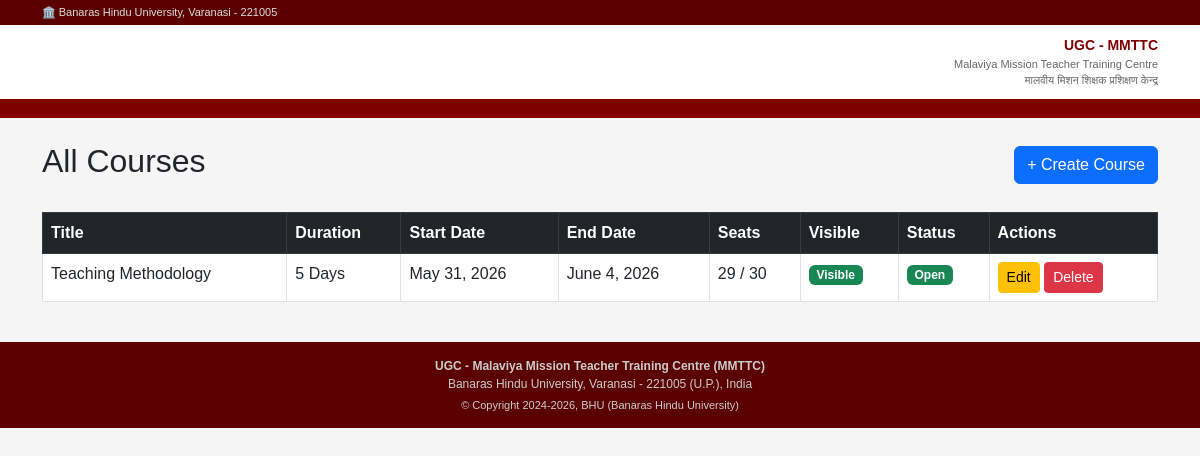
Before: /courses/ with the older database file.
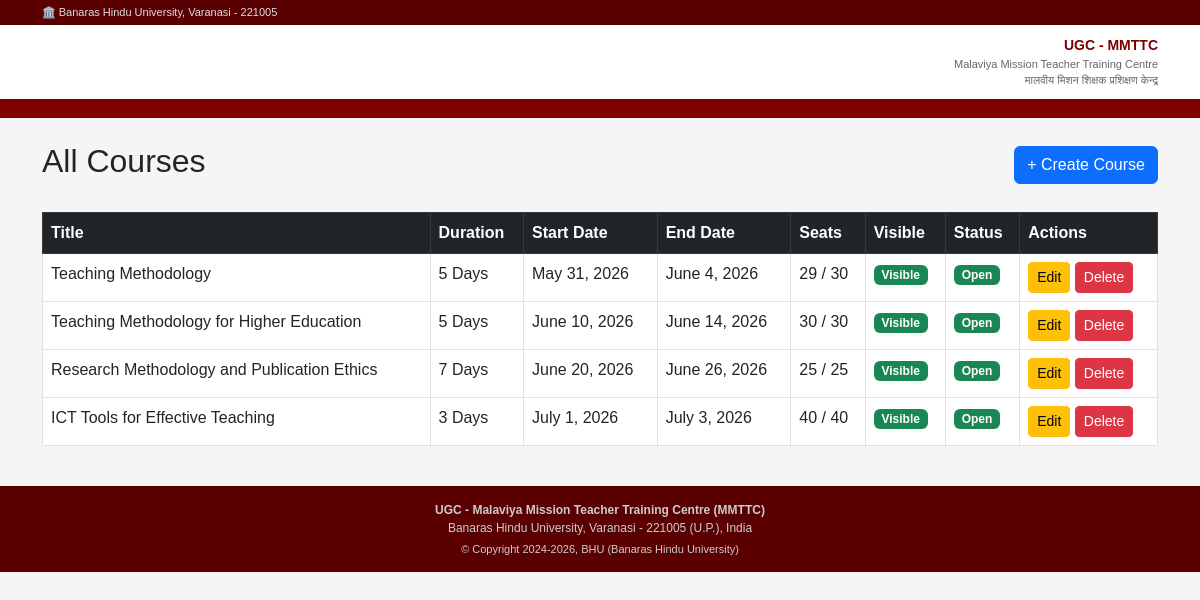
After: the same page with the newer database file.
### courses/models.py (models this page shows, shortened)
class Course(models.Model):
    title = models.CharField(max_length=255)
    description = models.TextField()
    eligibility = models.TextField()
    duration = models.CharField(max_length=100)
    start_date = models.DateField()
    end_date = models.DateField()
    total_seats = models.IntegerField()
    seats_filled = models.IntegerField(default=0)
    is_visible = models.BooleanField(default=True)
    is_closed = models.BooleanField(default=False)
    created_by = models.ForeignKey(CustomUser, on_delete=models.SET_NULL, null=True)
    created_at = models.DateTimeField(auto_now_add=True)
    def seats_available(self):
        return self.total_seats - self.seats_filled

### courses/views.py (the view)
# urls.py: path('', views.course_list, name='course_list'),
def course_list(request):
    courses = Course.objects.all()
    return render(request, 'courses/course_list.html', {'courses': courses})

### templates/courses/course_list.html
{% extends 'base.html' %}
{% block content %}
<div class="container mt-4">
    <div class="d-flex justify-content-between align-items-center mb-4">
        <h2>All Courses</h2>
        <a href="{% url 'course_create' %}" class="btn btn-primary">+ Create Course</a>
    </div>
    {% if courses %}
    <table class="table table-bordered table-hover">
        <thead class="table-dark">
            <tr>
                <th>Title</th>
                <th>Duration</th>
                <th>Start Date</th>
                <th>End Date</th>
                <th>Seats</th>
                <th>Visible</th>
                <th>Status</th>
                <th>Actions</th>
            </tr>
        </thead>
        <tbody>
            {% for course in courses %}
            <tr>
                <td>{{ course.title }}</td>
                <td>{{ course.duration }}</td>
                <td>{{ course.start_date }}</td>
                <td>{{ course.end_date }}</td>
                <td>{{ course.seats_available }} / {{ course.total_seats }}</td>
                <td>
                    <a href="{% url 'course_toggle_visibility' course.pk %}">
                        {% if course.is_visible %}
                            <span class="badge bg-success">Visible</span>
                        {% else %}
                            <span class="badge bg-secondary">Hidden</span>
                        {% endif %}
                    </a>
                </td>
                <td>
                    <a href="{% url 'course_toggle_closed' course.pk %}">
                        {% if course.is_closed %}
                            <span class="badge bg-danger">Closed</span>
                        {% else %}
                            <span class="badge bg-success">Open</span>
                        {% endif %}
                    </a>
                </td>
                <td>
                    <a href="{% url 'course_edit' course.pk %}" class="btn btn-sm btn-warning">Edit</a>
                    <a href="{% url 'course_delete' course.pk %}" class="btn btn-sm btn-danger">Delete</a>
                </td>
            </tr>
            {% endfor %}
        </tbody>
    </table>
    {% else %}
        <p>No courses yet. <a href="{% url 'course_create' %}">Create one!</a></p>
    {% endif %}
</div>
{% endblock %}

Changed rows visible on the page:
added Course: title "Teaching Methodology for Higher Education", duration "5 Days", start_date "June 10, 2026", end_date "June 14, 2026", seats_available "30", total_seats "30", is_visible "Visible", is_closed "Open"
added Course: title "Research Methodology and Publication Ethics", duration "7 Days", start_date "June 20, 2026", end_date "June 26, 2026", seats_available "25", total_seats "25", is_visible "Visible", is_closed "Open"
added Course: title "ICT Tools for Effective Teaching", duration "3 Days", start_date "July 1, 2026", end_date "July 3, 2026", seats_available "40", total_seats "40", is_visible "Visible", is_closed "Open"
